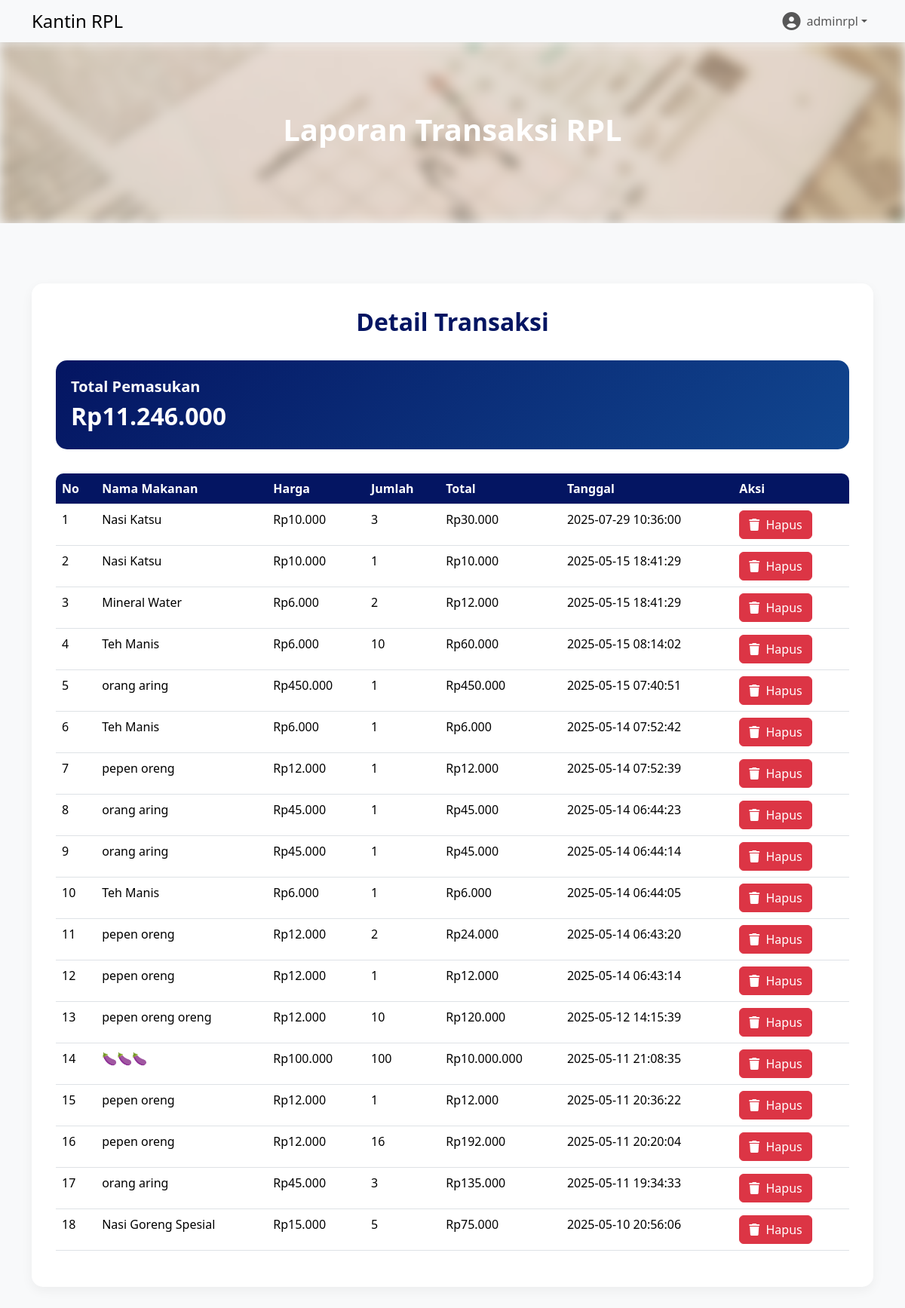
Screenshot of /laporan.php (signed in) with the database file from the repository.
### tables this page shows
CREATE TABLE `transaksi` (
  `id` int(11) NOT NULL,
  `jurusan` enum('RPL','AKL','MP','Adnor') NOT NULL,
  `nama_makanan` varchar(100) NOT NULL,
  `harga` int(11) NOT NULL,
  `jumlah` int(11) NOT NULL,
  `total` int(11) NOT NULL,
  `tanggal` datetime DEFAULT current_timestamp()
);

### laporan.php (the view, shortened to what this page needs)
<?php
require 'config/db.php';
$jurusan = $_SESSION['user']['jurusan'];
$username = $_SESSION['user']['username'];
$transactions = $conn->query("SELECT * FROM transaksi WHERE jurusan = '$jurusan' ORDER BY tanggal DESC");
$total = $conn->query("SELECT SUM(total) AS pemasukan FROM transaksi WHERE jurusan = '$jurusan'")
              ->fetch_assoc()['pemasukan'] ?? 0;
?>
<!DOCTYPE html>
<html lang="en">
<head>
    <link rel="stylesheet" href="https://cdn.jsdelivr.net/npm/bootstrap@5.3.3/dist/css/bootstrap.min.css">
    <link rel="stylesheet" href="https://cdnjs.cloudflare.com/ajax/libs/font-awesome/6.0.0-beta3/css/all.min.css">
    <link rel="stylesheet" href="https://cdn.jsdelivr.net/npm/sweetalert2@11/dist/sweetalert2.min.css">
</head>
<body>
    <nav class="navbar navbar-expand-lg navbar-light shadow-sm">
        <div class="container">
            <a class="navbar-brand" href="dashboard.php">
                <h4 class="m-0">Kantin <?= htmlspecialchars($jurusan) ?></h4>
            </a>
            <div class="navbar-nav ms-auto">
                <div class="nav-item dropdown">
                    <a class="nav-link dropdown-toggle d-flex align-items-center" href="#" role="button" data-bs-toggle="dropdown">
                        <i class="fas fa-user-circle me-2 fs-4"></i>
                        <span><?= htmlspecialchars($username) ?></span>
                    </a>
                </div>
            </div>
        </div>
    </nav>
    <section class="hero">
        <div class="hero-background position-absolute w-100 h-100">
            <img src="img/markus-spiske-XrIfY_4cK1w-unsplash.jpg" alt="Laporan Transaksi" class="hero-img w-100 h-100 object-fit-cover" style="filter: blur(8px);">
        </div>
        <div class="hero-text text-center">
            <h1 class="fw-bold">Laporan Transaksi <?= htmlspecialchars($jurusan) ?></h1>
        </div>
    </section>
    <section class="py-5">
        <div class="container">
            <div class="report-container">
                <h2 class="text-center fw-bold mb-4" style="color: var(--primary-color);">Detail Transaksi</h2>
                <div class="summary-card">
                    <div class="summary-title fs-5 fw-semibold">Total Pemasukan</div>
                    <div class="summary-amount fs-2 fw-bold">Rp<?= number_format($total, 0, ',', '.') ?></div>
                </div>
                <div class="table-responsive">
                    <table class="table">
                        <thead>
                            <tr>
                                <th>No</th>
                                <th>Nama Makanan</th>
                                <th>Harga</th>
                                <th>Jumlah</th>
                                <th>Total</th>
                                <th>Tanggal</th>
                                <th>Aksi</th>
                            </tr>
                        </thead>
                        <tbody>
                            <?php if ($transactions->num_rows > 0): ?>
                                <?php $no = 1; while ($row = $transactions->fetch_assoc()): ?>
                                    <tr>
                                        <td data-label="No"><?= $no++ ?></td>
                                        <td data-label="Nama Makanan"><?= htmlspecialchars($row['nama_makanan']) ?></td>
                                        <td data-label="Harga">Rp<?= number_format($row['harga'], 0, ',', '.') ?></td>
                                        <td data-label="Jumlah"><?= $row['jumlah'] ?></td>
                                        <td data-label="Total">Rp<?= number_format($row['total'], 0, ',', '.') ?></td>
                                        <td data-label="Tanggal"><?= $row['tanggal'] ?></td>
                                        <td data-label="Aksi">
                                            <button class="btn btn-danger me-auto delete-transaction"
                                                    data-id="<?= $row['id'] ?>"
                                                    data-name="<?= htmlspecialchars($row['nama_makanan']) ?>"
                                                    data-amount="Rp<?= number_format($row['total'], 0, ',', '.') ?>">
                                                <i class="fas fa-trash me-1"></i> Hapus
                                            </button>
                                        </td>
                                    </tr>
                                <?php endwhile; ?>
                            <?php else: ?>
                                <tr>
                                    <td colspan="7" class="text-center py-4">Tidak ada data transaksi</td>
                                </tr>
                            <?php endif; ?>
                        </tbody>
                    </table>
                </div>
            </div>
        </div>
    </section>
</body>
</html>

### laporan.php (style rules this page uses)
:root { --primary-color: #041562; --secondary-color: #11468F; --accent-color: #DA1212; --light-color: #EEEEEE; }
body { background-color: #f8f9fa; font-family: 'Segoe UI', Tahoma, Geneva, Verdana, sans-serif; }
.hero { position: relative; min-height: 30vh; overflow: hidden; }
.hero-text { position: absolute; top: 50%; left: 50%; transform: translate(-50%, -50%); color: white; z-index: 2; }
.report-container { background: white; border-radius: 15px; padding: 2rem; box-shadow: 0 5px 15px rgba(0,0,0,0.05); margin: 2rem auto; }
.table-responsive { border-radius: 10px; overflow: hidden; }
.table thead th { background-color: var(--primary-color); color: white; }
.summary-card { background: linear-gradient(135deg, var(--primary-color) 0%, var(--secondary-color) 100%); color: white; border-radius: 15px; padding: 1.25rem; margin: 2rem 0; }

### rows the page displays
transaksi: nama_makanan "Nasi Katsu", harga "10.000", jumlah "3", total "30.000", tanggal "2025-07-29 10:36:00"
transaksi: nama_makanan "Nasi Katsu", harga "10.000", jumlah "1", total "10.000", tanggal "2025-05-15 18:41:29"
transaksi: nama_makanan "Mineral Water", harga "6.000", jumlah "2", total "12.000", tanggal "2025-05-15 18:41:29"
transaksi: nama_makanan "Teh Manis", harga "6.000", jumlah "10", total "60.000", tanggal "2025-05-15 08:14:02"
transaksi: nama_makanan "orang aring", harga "450.000", jumlah "1", total "450.000", tanggal "2025-05-15 07:40:51"
transaksi: nama_makanan "Teh Manis", harga "6.000", jumlah "1", total "6.000", tanggal "2025-05-14 07:52:42"
transaksi: nama_makanan "pepen oreng", harga "12.000", jumlah "1", total "12.000", tanggal "2025-05-14 07:52:39"
transaksi: nama_makanan "orang aring", harga "45.000", jumlah "1", total "45.000", tanggal "2025-05-14 06:44:23"
transaksi: nama_makanan "orang aring", harga "45.000", jumlah "1", total "45.000", tanggal "2025-05-14 06:44:14"
transaksi: nama_makanan "Teh Manis", harga "6.000", jumlah "1", total "6.000", tanggal "2025-05-14 06:44:05"
transaksi: nama_makanan "pepen oreng", harga "12.000", jumlah "2", total "24.000", tanggal "2025-05-14 06:43:20"
transaksi: nama_makanan "pepen oreng", harga "12.000", jumlah "1", total "12.000", tanggal "2025-05-14 06:43:14"
transaksi: nama_makanan "pepen oreng oreng", harga "12.000", jumlah "10", total "120.000", tanggal "2025-05-12 14:15:39"
transaksi: nama_makanan "🍆🍆🍆", harga "100.000", jumlah "100", total "10.000.000", tanggal "2025-05-11 21:08:35"
transaksi: nama_makanan "pepen oreng", harga "12.000", jumlah "1", total "12.000", tanggal "2025-05-11 20:36:22"
transaksi: nama_makanan "pepen oreng", harga "12.000", jumlah "16", total "192.000", tanggal "2025-05-11 20:20:04"
transaksi: nama_makanan "orang aring", harga "45.000", jumlah "3", total "135.000", tanggal "2025-05-11 19:34:33"
transaksi: nama_makanan "Nasi Goreng Spesial", harga "15.000", jumlah "5", total "75.000", tanggal "2025-05-10 20:56:06"

### other values shown
$jurusan "RPL"
$username "adminrpl"
$total "11.246.000"
